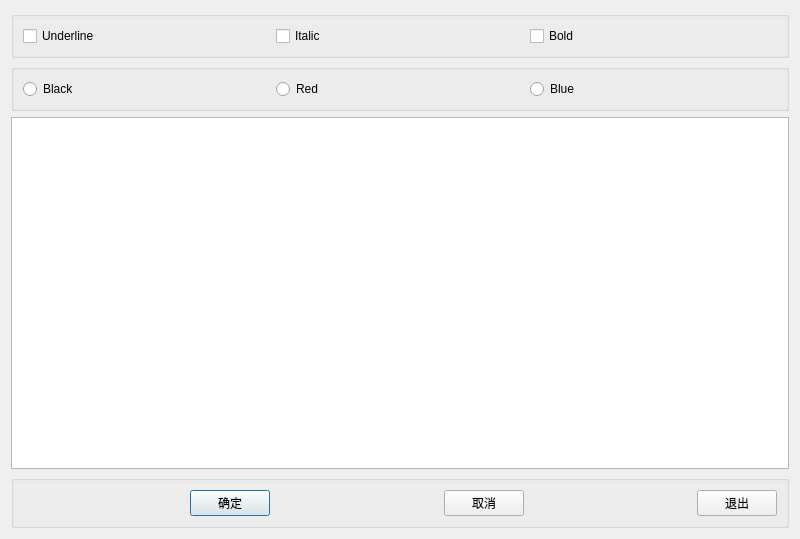
<?xml version="1.0" encoding="UTF-8"?>
<ui version="4.0">
 <class>Dialog</class>
 <widget class="QDialog" name="Dialog">
  <property name="geometry">
   <rect>
    <x>0</x>
    <y>0</y>
    <width>800</width>
    <height>539</height>
   </rect>
  </property>
  <property name="windowTitle">
   <string>Dialog</string>
  </property>
  <layout class="QVBoxLayout" name="verticalLayout">
   <item>
    <widget class="QGroupBox" name="groupBox">
     <property name="title">
      <string/>
     </property>
     <layout class="QHBoxLayout" name="horizontalLayout_3">
      <item>
       <widget class="QCheckBox" name="checkBox">
        <property name="text">
         <string>Underline</string>
        </property>
       </widget>
      </item>
      <item>
       <widget class="QCheckBox" name="checkBox_2">
        <property name="text">
         <string>Italic</string>
        </property>
       </widget>
      </item>
      <item>
       <widget class="QCheckBox" name="checkBox_3">
        <property name="text">
         <string>Bold</string>
        </property>
       </widget>
      </item>
     </layout>
    </widget>
   </item>
   <item>
    <widget class="QGroupBox" name="groupBox_2">
     <property name="title">
      <string/>
     </property>
     <layout class="QHBoxLayout" name="horizontalLayout_2">
      <item>
       <widget class="QRadioButton" name="radioButton">
        <property name="text">
         <string>Black</string>
        </property>
       </widget>
      </item>
      <item>
       <widget class="QRadioButton" name="radioButton_2">
        <property name="text">
         <string>Red</string>
        </property>
       </widget>
      </item>
      <item>
       <widget class="QRadioButton" name="radioButton_3">
        <property name="text">
         <string>Blue</string>
        </property>
       </widget>
      </item>
     </layout>
    </widget>
   </item>
   <item>
    <widget class="QPlainTextEdit" name="plainTextEdit"/>
   </item>
   <item>
    <widget class="QGroupBox" name="groupBox_3">
     <property name="title">
      <string/>
     </property>
     <layout class="QHBoxLayout" name="horizontalLayout">
      <item>
       <spacer name="horizontalSpacer">
        <property name="orientation">
         <enum>Qt::Horizontal</enum>
        </property>
        <property name="sizeHint" stdset="0">
         <size>
          <width>100</width>
          <height>20</height>
         </size>
        </property>
       </spacer>
      </item>
      <item>
       <widget class="QPushButton" name="pushButton">
        <property name="text">
         <string>确定</string>
        </property>
       </widget>
      </item>
      <item>
       <spacer name="horizontalSpacer_3">
        <property name="orientation">
         <enum>Qt::Horizontal</enum>
        </property>
        <property name="sizeHint" stdset="0">
         <size>
          <width>20</width>
          <height>20</height>
         </size>
        </property>
       </spacer>
      </item>
      <item>
       <widget class="QPushButton" name="pushButton_3">
        <property name="text">
         <string>取消</string>
        </property>
       </widget>
      </item>
      <item>
       <spacer name="horizontalSpacer_2">
        <property name="orientation">
         <enum>Qt::Horizontal</enum>
        </property>
        <property name="sizeType">
         <enum>QSizePolicy::Expanding</enum>
        </property>
        <property name="sizeHint" stdset="0">
         <size>
          <width>100</width>
          <height>20</height>
         </size>
        </property>
       </spacer>
      </item>
      <item>
       <widget class="QPushButton" name="pushButton_4">
        <property name="text">
         <string>退出</string>
        </property>
       </widget>
      </item>
     </layout>
    </widget>
   </item>
  </layout>
 </widget>
 <resources/>
 <connections>
  <connection>
   <sender>pushButton_4</sender>
   <signal>clicked()</signal>
   <receiver>Dialog</receiver>
   <slot>close()</slot>
   <hints>
    <hint type="sourcelabel">
     <x>734</x>
     <y>505</y>
    </hint>
    <hint type="destinationlabel">
     <x>399</x>
     <y>269</y>
    </hint>
   </hints>
  </connection>
  <connection>
   <sender>pushButton</sender>
   <signal>clicked()</signal>
   <receiver>Dialog</receiver>
   <slot>accept()</slot>
   <hints>
    <hint type="sourcelabel">
     <x>222</x>
     <y>505</y>
    </hint>
    <hint type="destinationlabel">
     <x>399</x>
     <y>269</y>
    </hint>
   </hints>
  </connection>
  <connection>
   <sender>pushButton_3</sender>
   <signal>clicked()</signal>
   <receiver>Dialog</receiver>
   <slot>reject()</slot>
   <hints>
    <hint type="sourcelabel">
     <x>478</x>
     <y>505</y>
    </hint>
    <hint type="destinationlabel">
     <x>399</x>
     <y>269</y>
    </hint>
   </hints>
  </connection>
 </connections>
</ui>
